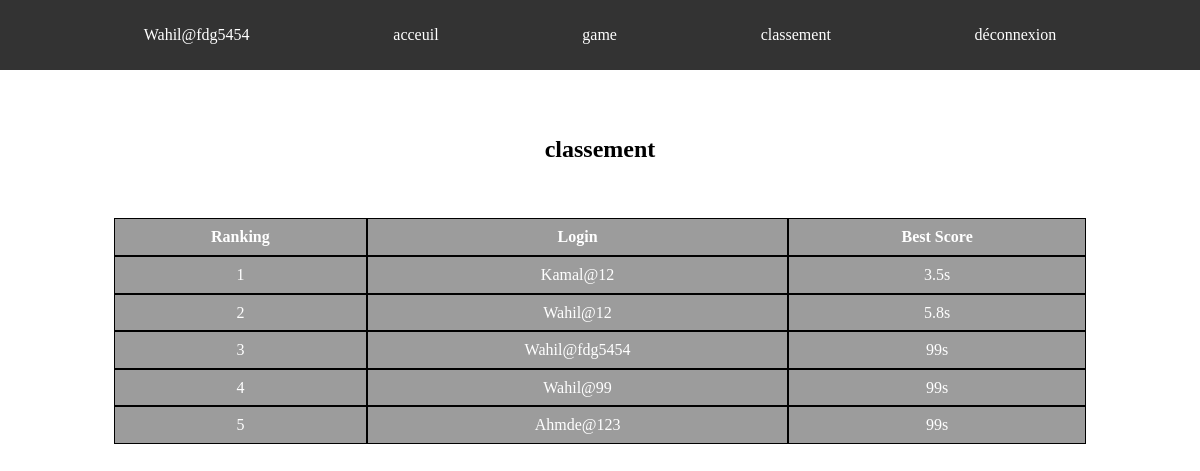
Page /classement.php (signed in) on the committed database.
### tables this page shows
CREATE TABLE `players` (
  `id` int(11) NOT NULL,
  `login` varchar(255) NOT NULL,
  `password` varchar(255) NOT NULL,
  `best_score` double NOT NULL,
  `ranking` int(11) NOT NULL
);

### inc/Bdd.php (called while the page is built, shortened)
<?php
    class Bdd {
        protected $server_name;
        protected $username;
        protected $db_password;
        protected $dbname;
        public function __construct($server_name = "localhost", $username = "root", $db_password = "", $dbname = "memory") {
            $this->server_name = $server_name;
            $this->username = $username;
            $this->db_password = $db_password;
            $this->dbname = $dbname;
            return $this->connection();
        }
        private function connection() {
            try {
                $this->cnx = new PDO("mysql:host=$this->server_name; dbname=$this->dbname", $this->username, $this->db_password);
                $this->cnx->setAttribute(PDO::ATTR_ERRMODE, PDO::ERRMODE_EXCEPTION);
                return $this->cnx;
            } catch (PDOException $e){
                print "Erreur !: " . $e->getMessage() . "<br/>";
                die();
            }
        }
    }

### inc/Players.php (the view, shortened to what this page needs)
<?php
    require_once("Bdd.php");
    class Players extends Bdd {
        private $id;
        protected $login;
        protected $tbname;
        public $conn;
        public function __construct() {
            $this->conn = Parent::__construct();
            $this->tbname = "players";
        }
        public function connect($login, $password) {
            $sql = "SELECT * FROM ".$this->get_table_name()." WHERE login = ? && password = ?";
            $req = $this->conn->prepare($sql);
            $req->bindParam(1, $login);
            $req->bindParam(2, $password);
            $req->execute();
            if($req->rowCount()) {
                return true;
            }
            return false;
        }
        public function is_connected() {
            if($this->id) {
                return true;
            }
            return false;
        }
        public function re_login() {
            $login = $_SESSION["player"]->login;
            $password = $_SESSION["player"]->password;
            $this->connect($login, $password);
        }
        public function display_best_ten_player() { ?>
            <section class="classement">
                <h1 class="title">classement</h1>
                <article class="list-players">
                    <table class="table">
                        <thead>
                            <tr>
                                <th>Ranking</th>
                                <th>Login</th>
                                <th>Best Score</th>
                            </tr>
                        </thead>
                        <tbody>
                            <?php for($i = 1 ; isset($this->get_best_ten_player()[$i]); $i++) :?>
                                <tr>
                                    <td><?=
                                            $this->get_best_ten_player()[$i]->ranking
                                        ?></td>
                                        <td><?=
                                            $this->get_best_ten_player()[$i]->login
                                        ?></td>
                                        <td><?=
                                            $this->get_best_ten_player()[$i]->best_score
                                        ?>s</td>
                                </tr>
                                <?php endfor ;?>
                        </tbody>
                    </table>
                </article>
            </section>
        <?php }
        public function get_login() :string {
            return $this->login;
        }
        protected function get_table_name() {
            return $this->tbname;
        }
        public function get_best_ten_player() :array {
            $sql = "SELECT id, login, ranking, best_score FROM ".$this->get_table_name()."
            ORDER BY best_score ASC LIMIT 10 OFFSET 0";
            $req = $this->conn->prepare($sql);
            $req->execute();
            $res = $req->fetchAll(PDO::FETCH_OBJ);
            array_unshift($res, "");
            return $res;
        }
    }
    $player = new Players;

### inc/header.php (shortened to what this page needs)
<?php
    require_once("inc/Players.php");
    if(isset($_SESSION["player"])) {
        $player->update_local_data($_SESSION["player"]);
    }
?>
<head>
    <link rel="stylesheet" href="assets/css/style.css">
    <link rel="stylesheet" href="assets/css/mQuiry.css">
</head>
<body>
    <header>
        <?php if($player->is_connected()): ?>
            <ul class="menu flex-r">
                <li><a href="index.php"><?php echo $player->get_login()?></a></li>
                <li><a href="index.php">acceuil</a></li>
                <li><a href="game_home.php">game</a></li>
                <li><a href="classement.php">classement</a></li>
                <li><a href="inc/logout.php">déconnexion</a></li>
            </ul>
        <?php endif ?>
    </header>

### assets/css/style.css (style rules this page uses)
* { padding: 0; margin: 0; box-sizing: border-box; scroll-behavior: smooth; line-height: 1.6; }
:root { --danger-color: #DC3545; }
li { list-style: none; }
a { text-decoration: none; }
.flex-r { display: flex; flex-wrap: wrap; justify-content: space-evenly; align-items: center; }
header { height: 70px; width: 100%; background-color: #333; }
header .menu { height: 100%; width: 100%; }
header .menu li a { color: white; }
.title { text-align: center; padding: 50px; }
.classement .table { background-color: rgba(0, 0, 0, 0.388); border-spacing: 0; text-align: center; width: 100%; }
.classement .table :is(td, th) { border: 1px solid rgb(0, 0, 0); color: white; padding: 5px; }

### rows in the picture
players: login "Wahil@fdg5454"
players: players.ranking "1", players.login "Kamal@12", players.best_score "3.5", players.ranking "2", players.login "Wahil@12", players.best_score "5.8", players.ranking "3", players.login "Wahil@fdg5454", players.best_score "99", players.ranking "4", players.login "Wahil@99", ranking "5", login "Ahmde@123", best_score "99"
